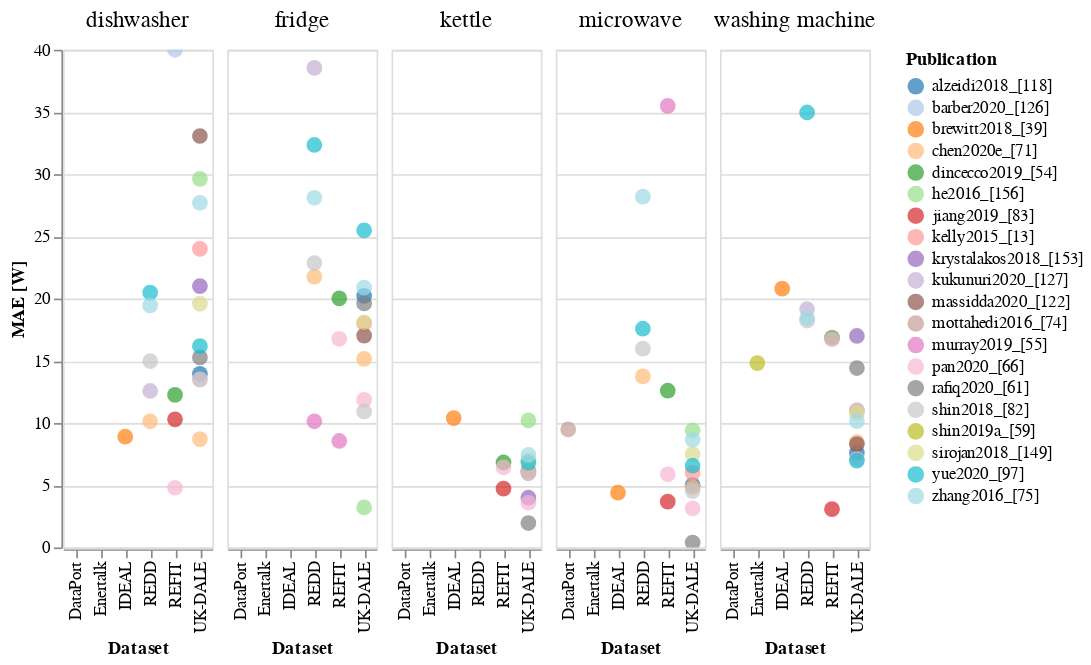

Here is the notebook cell this chart was saved with:
### Markdown cell above
## Variant Overview

### Code cell
# Visualization ,
upper_bound = 40 #14
sortByDataset = alt.Chart().mark_point(clip=True, size=90, filled=True).encode(
    x=alt.X('Training: Dataset:N', title='Dataset'),
    y=alt.Y('Performance Metric: Value:Q', title='MAE [W]', scale=alt.Scale(domain=(0, upper_bound))),
#    color=alt.Color('Reference: Abbreviation:N', legend=alt.Legend(title='Publication'), scale=alt.Scale(scheme = 'category20')),
    color=alt.Color('No-Ref:N', legend=alt.Legend(title='Publication'), scale=alt.Scale(scheme = 'category20')),
#    color=alt.Color('Reference: Number:N', legend=alt.Legend(title='Publication'), scale=alt.Scale(scheme = 'category20')),
#    color=alt.Color('Input: Sampling Rate:Q', legend=alt.Legend(title='Sampling Rate'), scale=alt.Scale(domain=(0,10), type='symlog')),
#    color=alt.Color('Input: Window Size:Q', legend=alt.Legend(title='Window Size'), scale=alt.Scale(type='log')),
#    shape=alt.Shape('Model: Basic Type', sort=['recurrent', 'feedforward'], legend=alt.Legend(title='Network Type'))
)#.transform_filter(
#    alt.FieldOneOfPredicate(field='Training: Dataset', oneOf=['REDD', 'UK-DALE', 'REFIT'])
#)
# text = alt.Chart().mark_text(
#     clip=True, align='left', dy=-5, dx=-24,
#     fontSize=13
# ).encode(
#     x=alt.X('Training: Dataset:N'),
#     y=alt.Y('Performance Metric: Value:Q', title='MAE [W]', scale=alt.Scale(domain=(0, upper_bound))),
#     text = 'Reference: Abbreviation:N'
# )

alt.layer(
    sortByDataset,  
    data=df_mae, width=90#, height=500
).facet(
    column=alt.Column('Appliance:N', title=None)
).configure_facet(
    spacing=7
).configure_header(
    titleFontSize=14,
    labelFontSize=14
)
